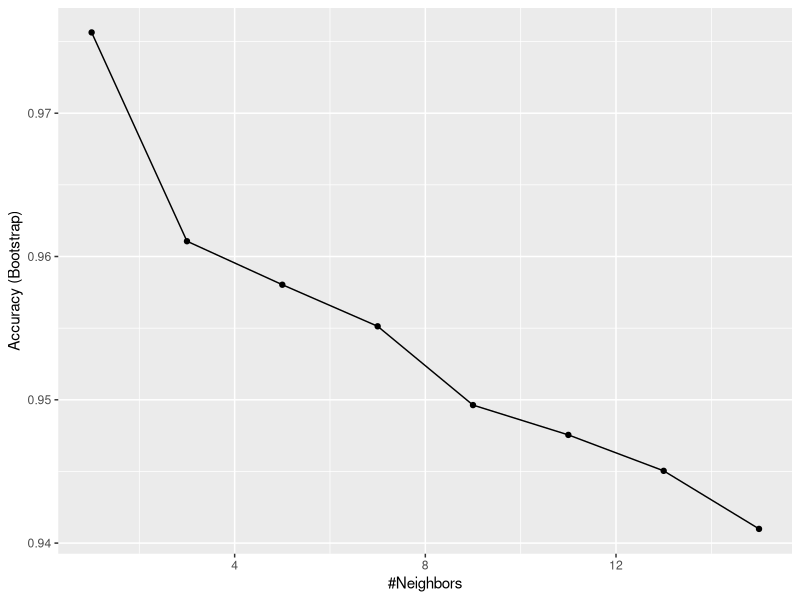
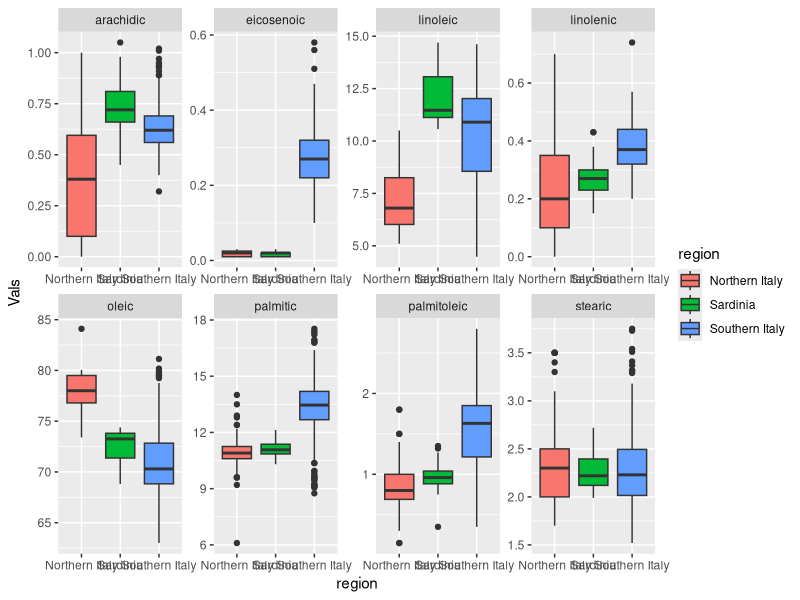
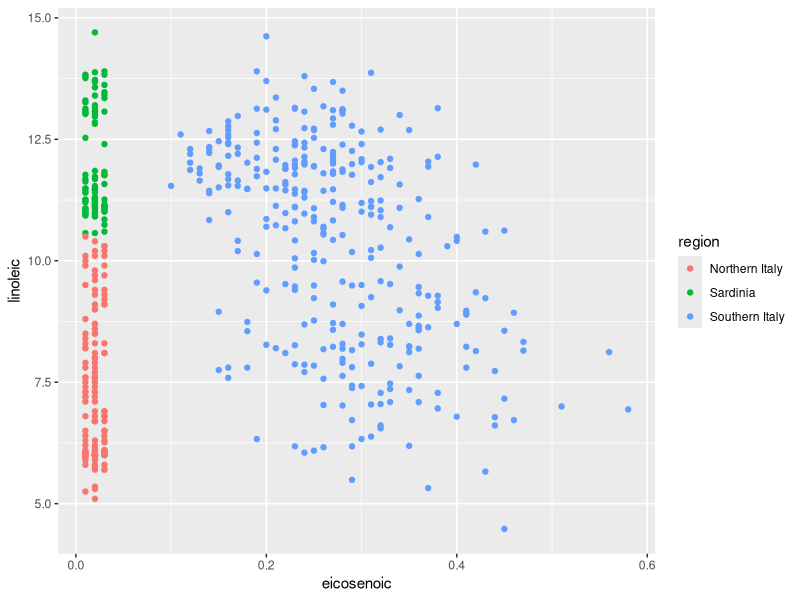
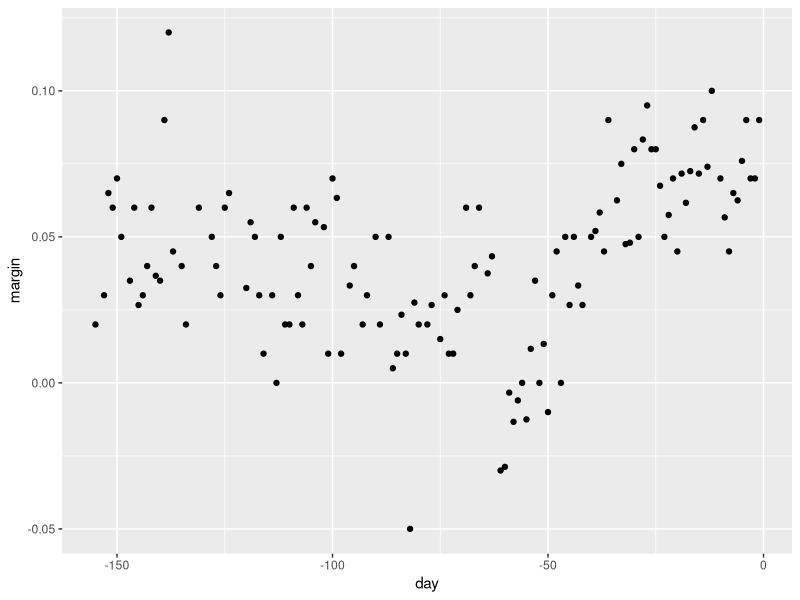
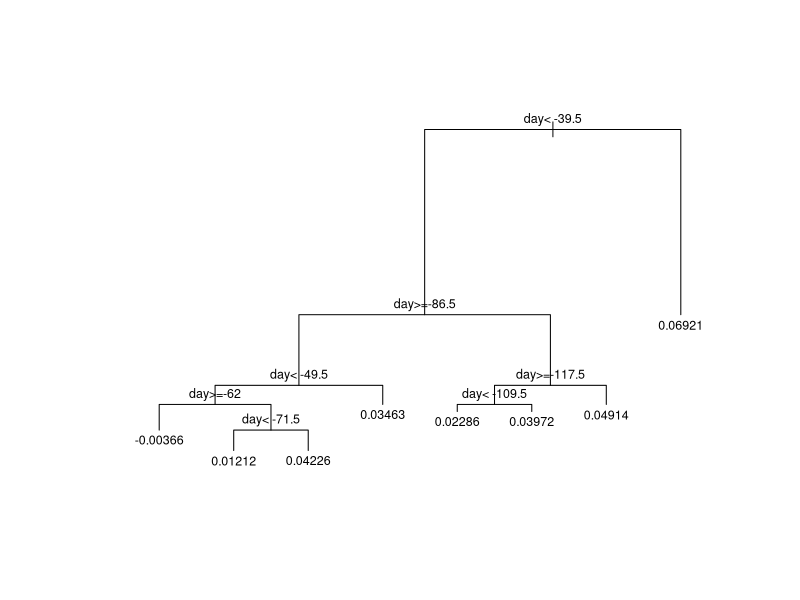
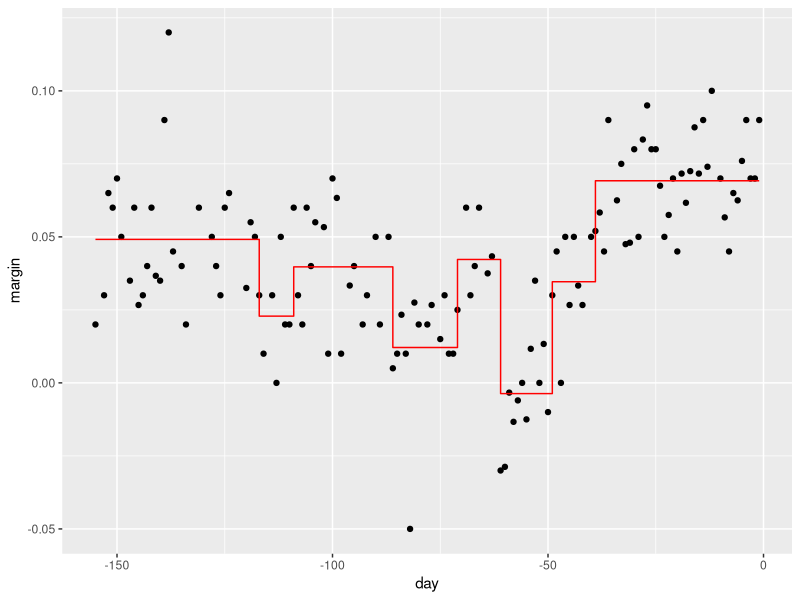
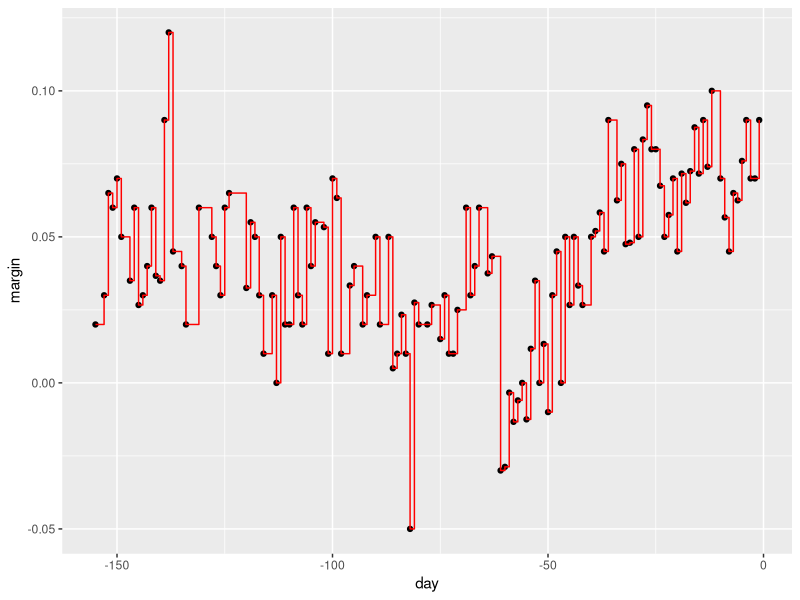
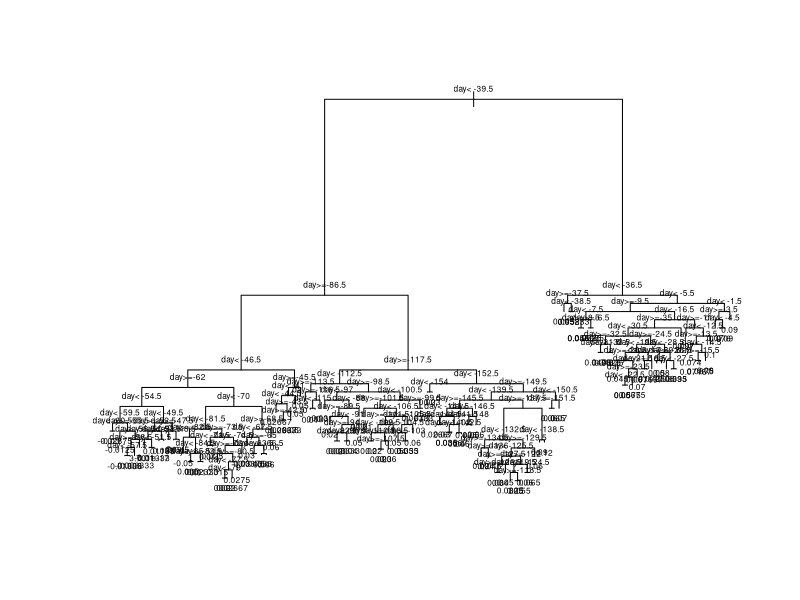

These figures' R source, in order: (Note: this script raises an error after producing the figures.)
library(tidyverse)
library(dslabs)
library(dplyr)
library(caret)
library(ggplot2)
library(rpart)


data("olive")
names(olive)
table(olive$region)
cat("\014")
olive <- olive %>% select(-area)

fit <- train(region ~., method = "knn", tuneGrid = data.frame(k = seq(1, 15, 2)), data = olive)
ggplot(fit)

dat <- olive %>% pivot_longer(-"region", names_to = "Composition", values_to = "Vals")
dat %>% group_by(Composition) %>% ggplot(aes(region,Vals, fill = region)) + geom_boxplot() + facet_wrap(~Composition, scale = "free", ncol = 4)

olive %>% ggplot(aes(eicosenoic, linoleic, color = region)) + geom_point()

#-------------------------

data("polls_2008")
qplot(day, margin, data = polls_2008)

fit <- rpart(margin ~ ., data = polls_2008)

plot(fit, margin = 0.1)
text(fit, cex = 0.75)

polls_2008 %>% mutate(y_hat = predict(fit)) %>% ggplot() + geom_point(aes(day, margin)) + geom_step(aes(day, y_hat), col = "red")


fit <- rpart(margin ~ ., data = polls_2008, control = rpart.control(cp = 0, minsplit = 2))
polls_2008 %>% mutate(y_hat = predict(fit)) %>% ggplot() + geom_point(aes(day, margin)) + geom_step(aes(day, y_hat), col = "red")
plot(fit, margin = 0.005)
text(fit, cex = 0.5)

# use cross validation to choose cp
library(caret)
train_rpart <- train(margin ~ ., method = "rpart", tuneGrid = data.frame(cp = seq(0, 0.05, len = 25)), data = polls_2008)
ggplot(train_rpart)

# access the final model and plot it
plot(train_rpart$finalModel, margin = 0.1)
text(train_rpart$finalModel, cex = 0.75)

polls_2008 %>%
  mutate(y_hat = predict(train_rpart)) %>%
  ggplot() +
  geom_point(aes(day, margin)) +
  geom_step(aes(day, y_hat), col="red")

# prune the tree
pruned_fit <- prune(fit, cp = 0.05)
plot(pruned_fit, margin = 0.1)
text(pruned_fit, cex = 0.75)

data("mnist_27")
train_rpart <- train(y ~ ., method = "rpart", tuneGrid = data.frame(cp = seq(0.0, 0.1, len = 25)), data = mnist_27$train)

plot(train_rpart)

y_hat <- predict(train_rpart, mnist_27$test)
confusionMatrix(y_hat, mnist_27$test$y)$overall["Accuracy"]


library(randomForest)
fit <- randomForest(margin~., data = polls_2008)
plot(fit)

polls_2008 %>%
  mutate(y_hat = predict(fit, newdata = polls_2008)) %>%
  ggplot() +
  geom_point(aes(day, margin)) +
  geom_line(aes(day, y_hat), col="red")


train_rf <- randomForest(y ~ ., data=mnist_27$train)
confusionMatrix(predict(train_rf, mnist_27$test), mnist_27$test$y)$overall["Accuracy"]


train_rf_2 <- train(y ~ .,
                    method = "Rborist",
                    tuneGrid = data.frame(predFixed = 2, minNode = c(3, 50)),
                    data = mnist_27$train)
confusionMatrix(predict(train_rf_2, mnist_27$test), mnist_27$test$y)$overall["Accuracy"]

cat("\014")

train_glm <- train(y ~ ., method = "glm", data = mnist_27$train)
train_knn <- train(y ~ ., method = "knn", data = mnist_27$train)

y_hat_glm <- predict(train_glm, mnist_27$test, type = "raw")
y_hat_knn <- predict(train_knn, mnist_27$test, type = "raw")

confusionMatrix(y_hat_glm, mnist_27$test$y)$overall[["Accuracy"]]
confusionMatrix(y_hat_knn, mnist_27$test$y)$overall[["Accuracy"]]

getModelInfo("knn")
modelLookup("knn")

train_knn <- train(y ~ ., method = "knn", data = mnist_27$train)
ggplot(train_knn, highlight = TRUE)


train_knn <- train(y ~ ., method = "knn",
                   data = mnist_27$train,
                   tuneGrid = data.frame(k = seq(9, 71, 2)))
ggplot(train_knn, highlight = TRUE)
train_knn$bestTune
train_knn$finalModel

confusionMatrix(predict(train_knn, mnist_27$test, type = "raw"),
                mnist_27$test$y)$overall["Accuracy"]

control <- trainControl(method = "cv", number = 10, p = .9)
train_knn_cv <- train(y ~ ., method = "knn",
                      data = mnist_27$train,
                      tuneGrid = data.frame(k = seq(9, 71, 2)),
                      trControl = control)
ggplot(train_knn_cv, highlight = TRUE)


train_knn$results %>%
  ggplot(aes(x = k, y = Accuracy)) +
  geom_line() +
  geom_point() +
  geom_errorbar(aes(x = k,
                    ymin = Accuracy - AccuracySD,
                    ymax = Accuracy + AccuracySD))

plot_cond_prob <- function(p_hat=NULL){
  tmp <- mnist_27$true_p
  if(!is.null(p_hat)){
    tmp <- mutate(tmp, p=p_hat)
  }
  tmp %>% ggplot(aes(x_1, x_2, z=p, fill=p)) +
    geom_raster(show.legend = FALSE) +
    scale_fill_gradientn(colors=c("#F8766D","white","#00BFC4")) +
    stat_contour(breaks=c(0.5),color="black")
}
plot_cond_prob(predict(train_knn, mnist_27$true_p, type = "prob")[,2])

# install.packages("gam")
modelLookup("gamLoess")

grid <- expand.grid(span = seq(0.15, 0.65, len = 10), degree = 1)

train_loess <- train(y ~ .,
                     method = "gamLoess",
                     tuneGrid=grid,
                     data = mnist_27$train)
ggplot(train_loess, highlight = TRUE)

confusionMatrix(data = predict(train_loess, mnist_27$test),
                reference = mnist_27$test$y)$overall["Accuracy"]

p1 <- plot_cond_prob(predict(train_loess, mnist_27$true_p, type = "prob")[,2])
p1
